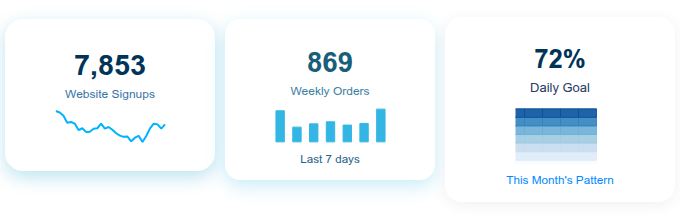

This figure's Python source:
from bokeh.models import Div
from bokeh.plotting import figure, show
import numpy as np
import tempfile
import os
from bokeh.io import export_svg
from bokeh_rocks import save_plot
from bokeh.layouts import row

# Generate sparkline data
spark = np.cumsum(np.random.randn(30)) + 20

# Make sparkline plot
f = figure(width=120, height=34, toolbar_location=None, min_border=0, outline_line_color=None)
f.line(np.arange(len(spark)), spark, line_width=2, color="#00b3ff")
f.background_fill_color = None
f.xaxis.visible = False
f.yaxis.visible = False
f.grid.visible = False

# Export as SVG to a temp file, then read SVG code
with tempfile.NamedTemporaryFile(suffix='.svg', delete=False) as tmp_svg:
    export_svg(f, filename=tmp_svg.name)
    tmp_svg.seek(0)
    svg_data = tmp_svg.read().decode()
os.remove(tmp_svg.name)  # Clean up the temp file

# Build the KPI card with embedded SVG sparkline
kpi_sparkline = Div(text=f"""
<div style="
    background: #fff;
    border-radius: 1.5em;
    box-shadow: 0 6px 18px #0096c744;
    padding: 2.1em 1.8em 1.7em 1.8em;
    min-width: 210px;
    text-align: center;
    margin: 1.2em auto;
">
    <div style="font-size:2.4em; font-weight:800; color:#003459;">7,853</div>
    <div style="font-size:1em; color:#3975a6; margin-bottom:0.5em;">
        Website Signups
    </div>
    <div style="margin:0 auto 0.2em auto; display:inline-block;">
        {svg_data}
    </div>
</div>
""")



# Simulate some mini bar data (7 days)
bars = np.random.randint(20, 90, 7)
days = ['Mon','Tue','Wed','Thu','Fri','Sat','Sun']

f = figure(width=120, height=36, toolbar_location=None, min_border=0, outline_line_color=None)
f.vbar(x=np.arange(7), top=bars, width=0.5, color="#34b6e4")
f.background_fill_color = None
f.xaxis.visible = False
f.yaxis.visible = False
f.grid.visible = False

with tempfile.NamedTemporaryFile(suffix='.svg', delete=False) as tmp_svg:
    export_svg(f, filename=tmp_svg.name)
    tmp_svg.seek(0)
    svg_data = tmp_svg.read().decode()
os.remove(tmp_svg.name)

kpi_bar = Div(text=f"""
<div style="
    background: #fff;
    border-radius: 1.3em;
    box-shadow: 0 6px 18px #34b6e444;
    padding: 2em 1.6em 1.1em 1.6em;
    min-width: 210px;
    text-align: center;
    margin: 1.2em auto;
">
    <div style="font-size:2.3em; font-weight:800; color:#195e7a;">869</div>
    <div style="font-size:1em; color:#3e7fa3;">
        Weekly Orders
    </div>
    <div style="margin:0.6em auto 0.2em auto; display:inline-block;">
        {svg_data}
    </div>
    <div style="font-size:0.97em; color:#28648a;">
        Last 7 days
    </div>
</div>
""")



# Example: random calendar heatmap (7 days x 5 weeks)
data = np.random.randint(0, 25, (7, 5))
f = figure(width=90, height=60, toolbar_location=None, min_border=0, outline_line_color=None,
           x_range=(0,5), y_range=(0,7))
f.rect(x=np.repeat(np.arange(5),7), y=np.tile(np.arange(7),5), width=1, height=1,
       color=["#f7fbff","#deebf7","#c6dbef","#9ecae1","#6baed6","#3182bd","#08519c"] * 5,
       alpha=0.9)
f.background_fill_color = None
f.axis.visible = False
f.grid.visible = False

with tempfile.NamedTemporaryFile(suffix='.svg', delete=False) as tmp_svg:
    export_svg(f, filename=tmp_svg.name)
    tmp_svg.seek(0)
    svg_data = tmp_svg.read().decode()
os.remove(tmp_svg.name)

kpi_heatmap = Div(text=f"""
<div style="
    background: #fff;
    border-radius: 1.4em;
    box-shadow: 0 3px 14px #44337a13;
    padding: 2em 1.4em 1.1em 1.4em;
    min-width: 230px;
    text-align: center;
    margin: 1em auto;
">
    <div style="font-size:2.15em; color:#003459; font-weight:800;">
        72%
    </div>
    <div style="font-size:1.08em; color:#2b3a67; margin-top:0.1em;">
        Daily Goal
    </div>
    <div style="margin:0.55em auto 0.2em auto; display:inline-block;">
        {svg_data}
    </div>
    <div style="font-size:0.98em; color:#038aff;">
        This Month's Pattern
    </div>
</div>
""")

layout = row(kpi_sparkline,kpi_bar,kpi_heatmap)
show(layout)
save_plot(layout, "output/kpi_02")
